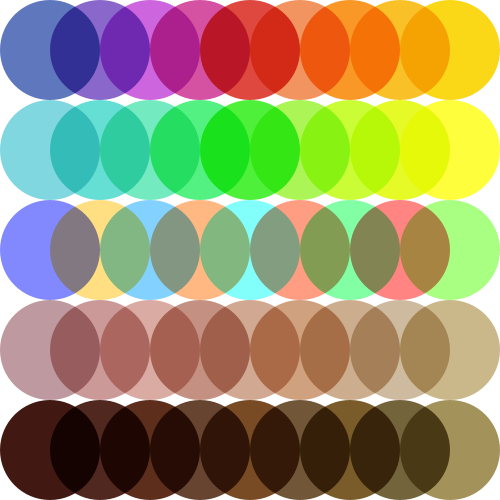
Frame 1 (no input)
Frame 60 (the mouse pressed at the canvas centre just before this capture): identical to frame 1, image omitted
Frame 120 (the mouse held since frame 60 and released just before this capture): identical to frame 1, image omitted

The Processing sketch that drew this single still picture (run headless with seeded random() and noise(); from frame 60 on, the mouse is pressed at the canvas centre):

// Processing sketch: Exercise3_2FreePattern2CarolineYau
// ── Exercise3_2FreePattern2CarolineYau.pde
//Caroline Yau
//Exercise 3.2 Free Patterns

//2. LightSpots

//color c1[] = {#5e77bd, #8a67ca, #cd65df, #d551a1, #de483e, #f29460, #fa9827, #fac027, #fad817};
//color c2[] = {#81d7df, #65dfd3, #74eac1, #52f181, #4ef039, #abf557, #cbfd37, #e5fa26, #fffe3d};
//color c3[] = {#8289ff, #ffdf82, #82d1ff, #ffb882, #82fffa, #ff9d82, #82ffa4, #ff8482, #a8ff82};
//color c4[] = {#be999f, #cb9997, #d9aba2, #c39081, #d1a892, #d0a17e, #ccae8f, #ceba9e, #cbb88a};
//color c5[] = {#421812, #51281f, #5e2e1c, #674430, #784b25, #715737, #795c2a, #74643c, #a3925a};

color[][] c = {{#5e77bd, #8a67ca, #cd65df, #d551a1, #de483e, #f29460, #fa9827, #fac027, #fad817}, 
               {#81d7df, #65dfd3, #74eac1, #52f181, #4ef039, #abf557, #cbfd37, #e5fa26, #fffe3d}, 
               {#8289ff, #ffdf82, #82d1ff, #ffb882, #82fffa, #ff9d82, #82ffa4, #ff8482, #a8ff82}, 
               {#be999f, #cb9997, #d9aba2, #c39081, #d1a892, #d0a17e, #ccae8f, #ceba9e, #cbb88a}, 
               {#421812, #51281f, #5e2e1c, #674430, #784b25, #715737, #795c2a, #74643c, #a3925a}};
void setup(){
  size(500, 500);
}

void draw(){
  background(255);
  blendMode(MULTIPLY);
  noStroke();
  for (int j=0; j<5; j++){
    for (int i=0; i<9; i++){
      fill(c[j][i]);
      ellipse(50+i*50, 50+j*100, 100, 100);
    }
  }
}
